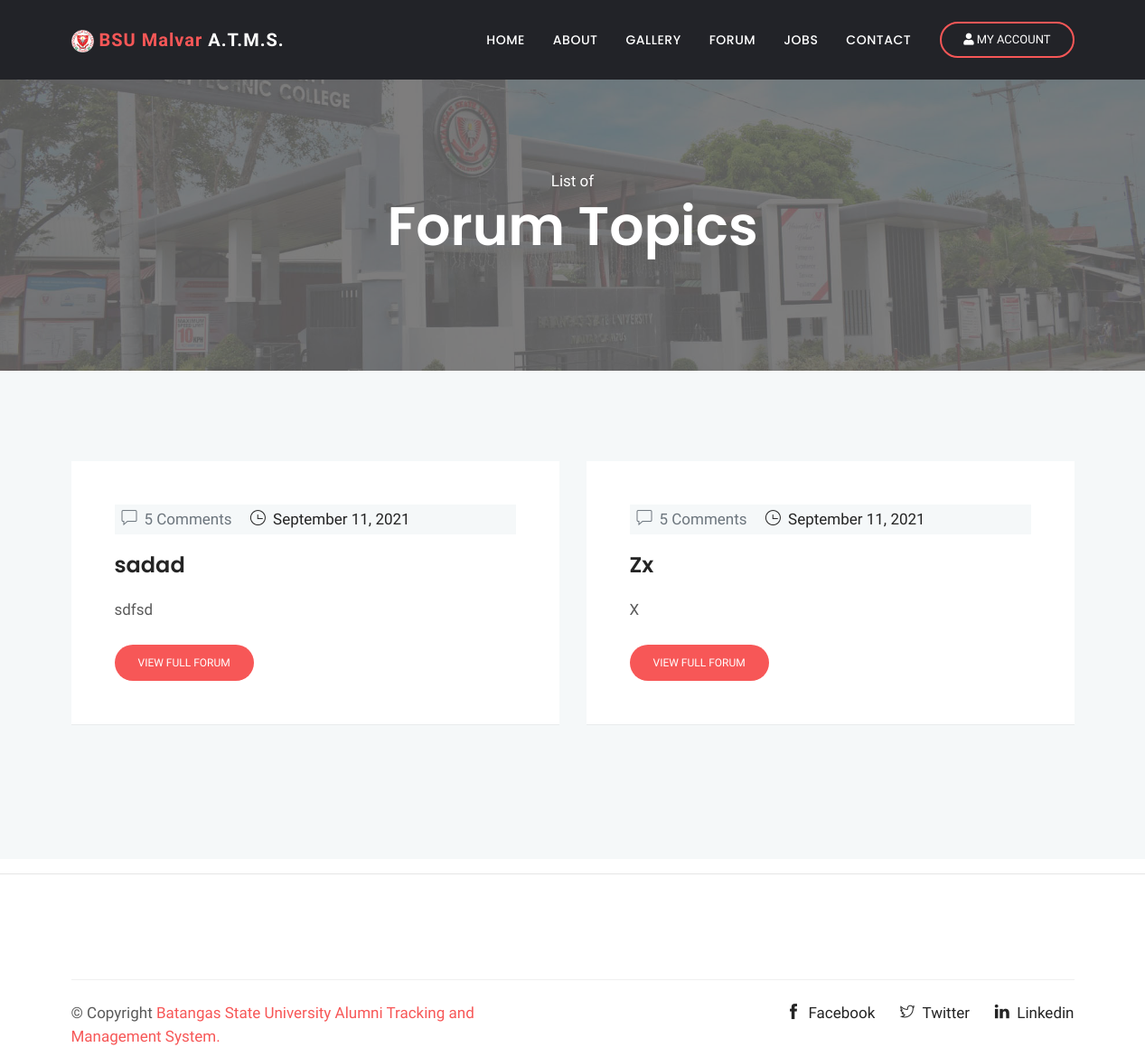
Page /forums.php (signed in) on the earlier database version.
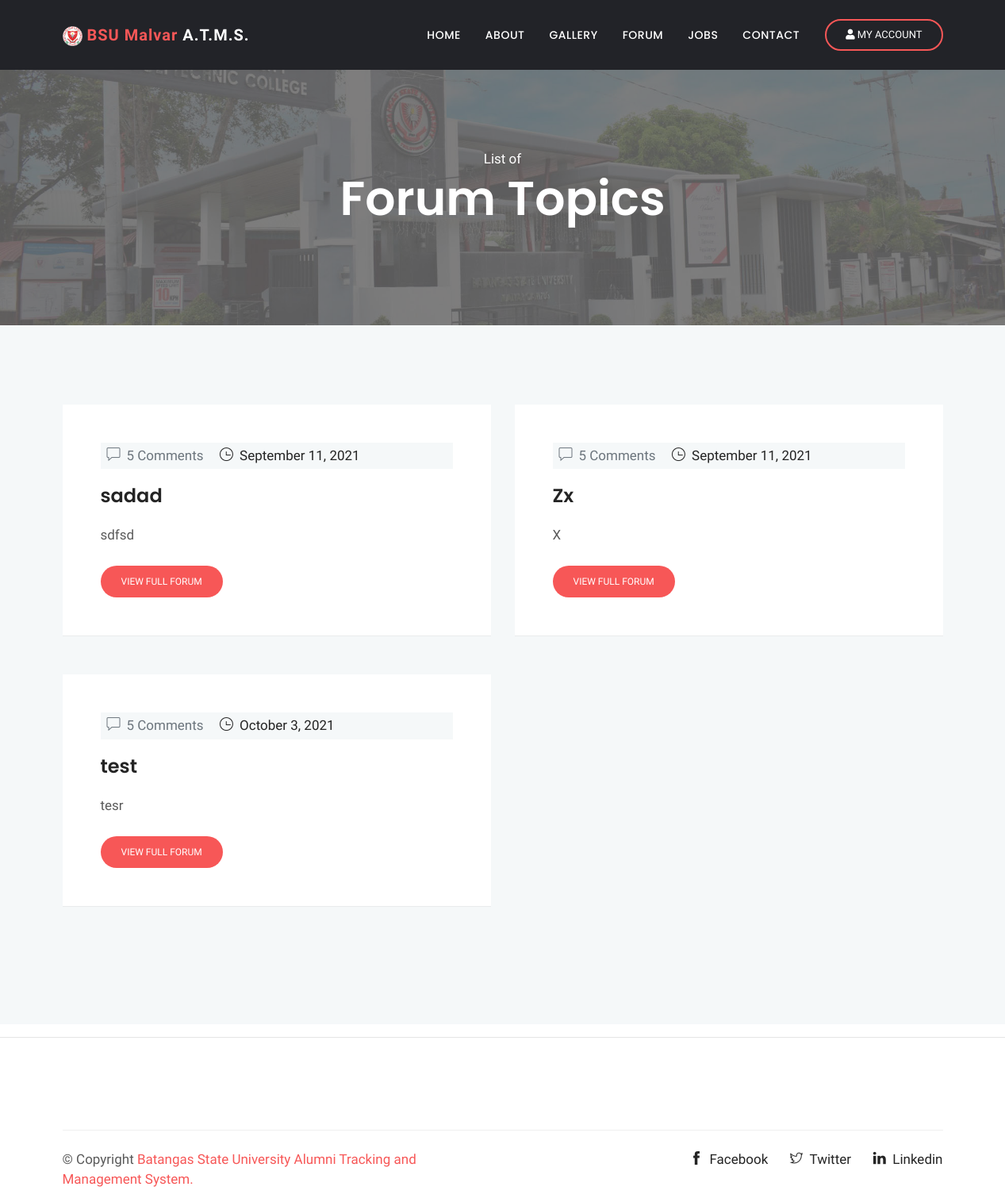
Same page on the later database version.
### tables this page shows
CREATE TABLE `forum` (
  `id` int(11) NOT NULL,
  `topic` varchar(100) NOT NULL,
  `description` varchar(200) NOT NULL,
  `admin_id` int(20) NOT NULL,
  `date_created` varchar(50) NOT NULL
);

### methods/mysqliConnection.php (called while the page is built, shortened)
<?php
class Database{
	public function __construct(){
		$this->conn = mysqli_connect("localhost", "root", "", "bsu_alumni");
	}
}
?>

### forums.php (the view, shortened to what this page needs)
<!DOCTYPE html>
<html lang="en">
  <head>
  <?php include 'includes/css_includes.php'; ?>
</head>
<body>
  <?php include 'includes/header.php';
  ?>
<div class="main-wrapper ">
<section class="page-title bg-1">
  <div class="container">
    <div class="row">
      <div class="col-md-12">
        <div class="block text-center">
          <span class="text-white">List of</span>
          <h1 class="text-capitalize mb-4 text-lg">Forum Topics</h1>
        </div>
      </div>
    </div>
  </div>
</section>
<section class="section blog-wrap bg-gray">
    <div class="container">
        <div class="row">
			<?php
      $sql = ' SELECT `id`, `topic`, `description`, `admin_id`, `date_created` FROM `forum` ';
      $exec = $database->conn->query($sql);
      while ($row = $exec->fetch_assoc())
      {
      ?>
				<div class="col-lg-6 col-md-6 mb-5">
					<div class="blog-item">
						<div class="blog-item-content bg-white p-5">
							<div class="blog-item-meta bg-gray py-1 px-2">
								<span class="text-muted text-capitalize mr-3"><i class="ti-comment mr-2"></i>5 Comments</span>
								<span class="text-black text-capitalize mr-3"><i class="ti-time mr-1"></i> <?php echo $row['date_created']; ?></span>
							</div>
							<h3 class="mt-3 mb-3"><a href="forum-post.php?id=<?php echo $row['id']; ?>"><?php echo $row['topic']; ?></a></h3>
							<p class="mb-4"><?php echo $row['description']; ?></p>
							<a href="forum-post.php?id=<?php echo $row['id']; ?>" class="btn btn-small btn-main btn-round-full">View Full Forum</a>
						</div>
					</div>
				</div>
			<?php } ?>
		</div>
    </div>
</section>
<hr>
	<?php include 'includes/footer.php'; ?>
    </div>
  </body>
  </html>

Differences in the rows shown:
added forum: date_created "October 3, 2021", topic "test", description "tesr"
